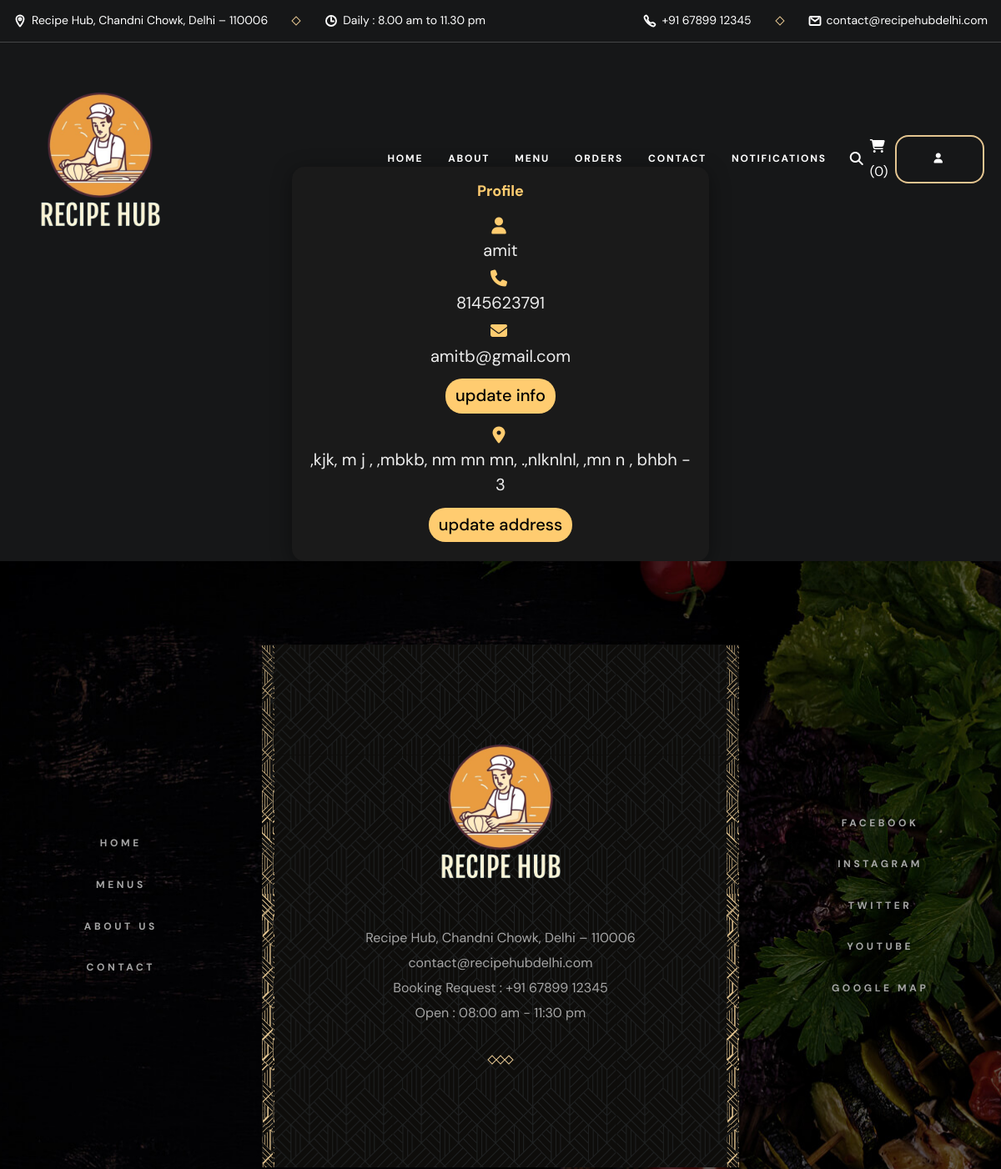
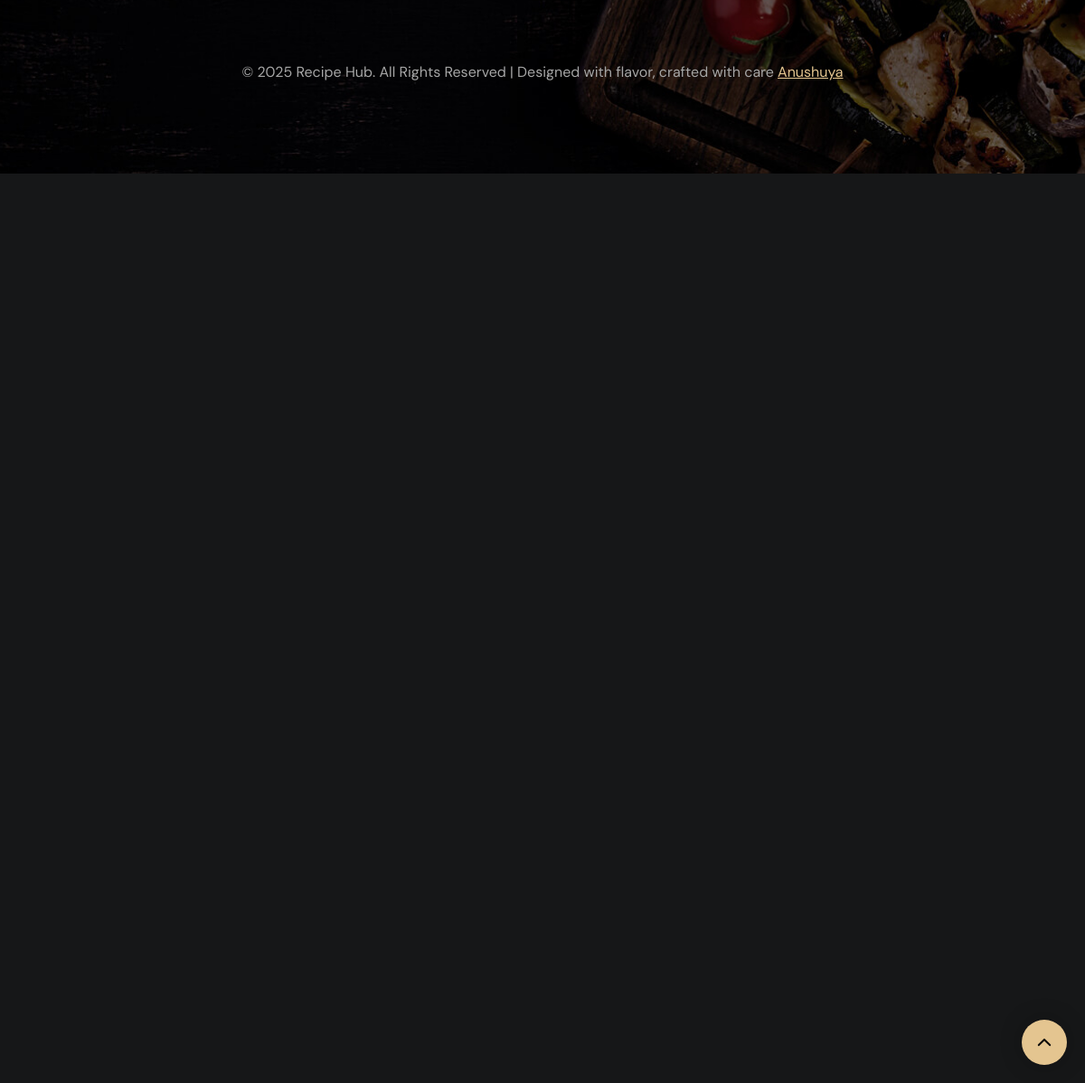
/profile.php (signed in), run on the app's committed database (2 pictures, top to bottom).
### tables this page shows
CREATE TABLE `users` (
  `id` int(100) NOT NULL,
  `name` varchar(20) NOT NULL,
  `email` varchar(50) NOT NULL,
  `number` varchar(10) NOT NULL,
  `password` varchar(50) NOT NULL,
  `address` varchar(500) NOT NULL
);

### profile.php (the view, shortened to what this page needs)
<?php
include 'components/connect.php';
?>
<!DOCTYPE html>
<html lang="en">
<head>
  <link rel="stylesheet" href="https://cdnjs.cloudflare.com/ajax/libs/font-awesome/6.1.1/css/all.min.css">
  <link rel="stylesheet" href="./assets/css/style.css">
</head>
<body id="top">
  <div class="topbar">
    <div class="container">
      <address class="topbar-item">
        <div class="icon">
          <ion-icon name="location-outline" aria-hidden="true"></ion-icon>
        </div>
        <span class="span">
        Recipe Hub, Chandni Chowk, Delhi – 110006
        </span>
      </address>
      <div class="separator"></div>
      <div class="topbar-item item-2">
        <div class="icon">
          <ion-icon name="time-outline" aria-hidden="true"></ion-icon>
        </div>
        <span class="span">Daily : 8.00 am to 11.30 pm</span>
      </div>
      <a href="tel:+91 67899 12345" class="topbar-item link">
        <div class="icon">
          <ion-icon name="call-outline" aria-hidden="true"></ion-icon>
        </div>
        <span class="span">+91 67899 12345</span>
      </a>
      <div class="separator"></div>
      <a href="mailto:contact@recipehubdelhi.com" class="topbar-item link">
        <div class="icon">
          <ion-icon name="mail-outline" aria-hidden="true"></ion-icon>
        </div>
        <span class="span">contact@recipehubdelhi.com</span>
      </a>
    </div>
  </div>
<?php include 'components/user_header.php'; ?>
<section style="margin-top: 200px;max-width:500px; margin-left: auto;
    margin-right: auto;padding:1.5rem;background:#1a1a1a;box-shadow:0 5px 25px rgba(0,0,0,0.4);border-radius:1.5rem;text-align:center;">
   <div class="user">
      <h2 style="color:#ffcc70;margin-bottom:1.2rem;font-size:1.8rem;">Profile</h2>
      <p style="font-size:2rem;color:#eeeeee;margin:0.4rem 0;">
         <i class="fas fa-user" style="margin-right:0.4rem;color:#ffcc70;"></i>
         <span><?= $fetch_profile['name']; ?></span>
      </p>
      <p style="font-size:2rem;color:#eeeeee;margin:0.4rem 0;">
         <i class="fas fa-phone" style="margin-right:0.4rem;color:#ffcc70;"></i>
         <span><?= $fetch_profile['number']; ?></span>
      </p>
      <p style="font-size:2rem;color:#eeeeee;margin:0.4rem 0;">
         <i class="fas fa-envelope" style="margin-right:0.4rem;color:#ffcc70;"></i>
         <span><?= $fetch_profile['email']; ?></span>
      </p>
      <a href="update_profile.php"
         style="display:inline-block;margin:0.8rem 0.4rem;padding:0.6rem 1.2rem;background:#ffcc70;color:#000;font-weight:500;font-size:2rem;border-radius:2rem;text-decoration:none;">
         update info
      </a>
      <p style="font-size:2rem;color:#eeeeee;margin:0.4rem 0;">
         <i class="fas fa-map-marker-alt" style="margin-right:0.4rem;color:#ffcc70;"></i>
         <span><?php if($fetch_profile['address'] == ''){echo 'please enter your address';}else{echo $fetch_profile['address'];} ?></span>
      </p>
      <a href="update_address.php"
         style="display:inline-block;margin:0.8rem 0.4rem;padding:0.6rem 1.2rem;background:#ffcc70;color:#000;font-weight:500;font-size:2rem;border-radius:2rem;text-decoration:none;">
         update address
      </a>
   </div>
</section>
<footer class="footer section has-bg-image text-center"
    style="background-image: url('./assets/images/footer-bg.jpg')">
    <div class="container">
      <div class="footer-top grid-list">
        <div class="footer-brand has-before has-after">
          <a href="#" class="logo">
            <img src="./assets/images/logo 1.png" width="200" height="200" loading="lazy" alt="crave haven home">
          </a>
          <address class="body-4">
              Recipe Hub, Chandni Chowk, Delhi – 110006
          </address>
          <a href="mailto:contact@recipehubdelhi.com" class="body-4 contact-link">contact@recipehubdelhi.com</a>
          <a href="tel:+91 67899 12345" class="body-4 contact-link">Booking Request : +91 67899 12345</a>
          <p class="body-4">
            Open : 08:00 am - 11:30 pm
          </p>
          <div class="wrapper">
            <div class="separator"></div>
            <div class="separator"></div>
            <div class="separator"></div>
          </div>
        </div>
        <ul class="footer-list">
          <li>
            <a href="index.php" class="label-2 footer-link hover-underline">Home</a>
          </li>
          <li>
            <a href="menu.php" class="label-2 footer-link hover-underline">Menus</a>
          </li>
          <li>
            <a href="index.php#about" class="label-2 footer-link hover-underline">About Us</a>
          </li>
          <li>
            <a href="index.php#reservation" class="label-2 footer-link hover-underline">Contact</a>
          </li>
        </ul>
        <ul class="footer-list">
          <li>
            <a href="#" class="label-2 footer-link hover-underline">Facebook</a>
          </li>
          <li>
            <a href="#" class="label-2 footer-link hover-underline">Instagram</a>
          </li>
          <li>
            <a href="#" class="label-2 footer-link hover-underline">Twitter</a>
          </li>
          <li>
            <a href="#" class="label-2 footer-link hover-underline">Youtube</a>
          </li>
          <li>
            <a href="#" class="label-2 footer-link hover-underline">Google Map</a>
          </li>
        </ul>
      </div>
      <div class="footer-bottom">
        <p class="copyright">
          &copy; 2025 Recipe Hub. All Rights Reserved | Designed with flavor, crafted with care <a href="https://github.com/anu9832"
            target="_blank" class="link">Anushuya</a>
        </p>
      </div>
    </div>
  </footer>
  <a href="#top" class="back-top-btn active" aria-label="back to top" data-back-top-btn>
    <ion-icon name="chevron-up" aria-hidden="true"></ion-icon>
  </a>
</body>
</html>

### data on the page
users: name "amit", number "8145623791", email "amitb@gmail.com", address ",kjk, m j , ,mbkb, nm mn mn, .,nlknlnl, ,mn n , bhbh - 3"

### other printed values
$total_cart_items "0"
